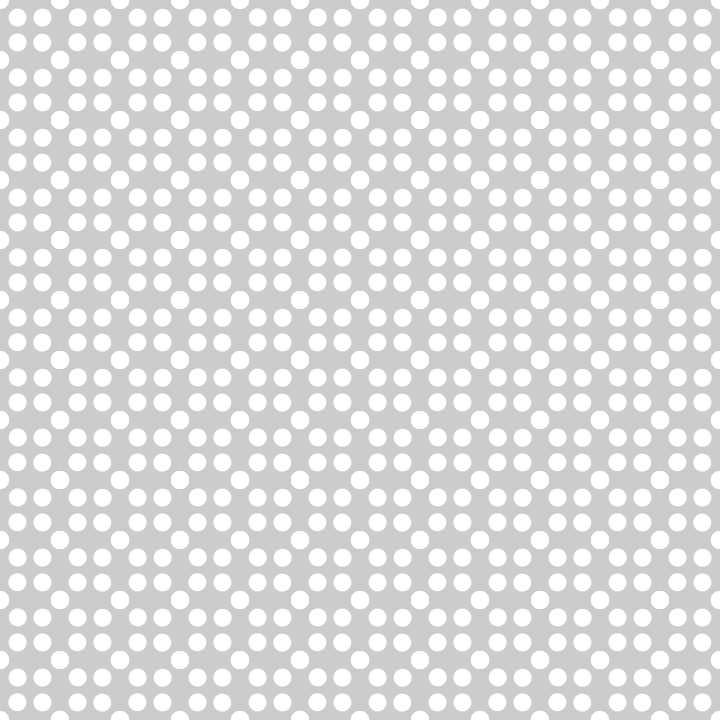
Frame 1 (no input)
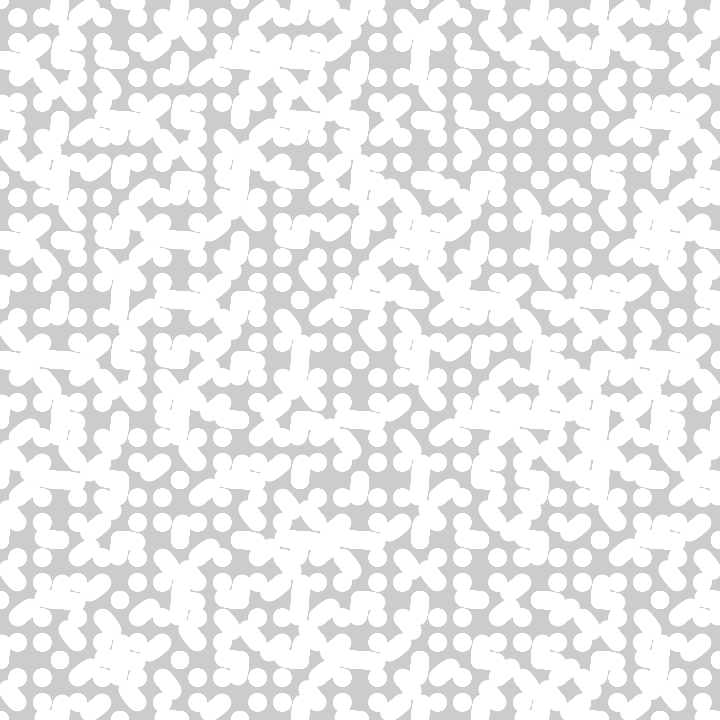
Frame 60 (the mouse pressed at the canvas centre just before this capture)
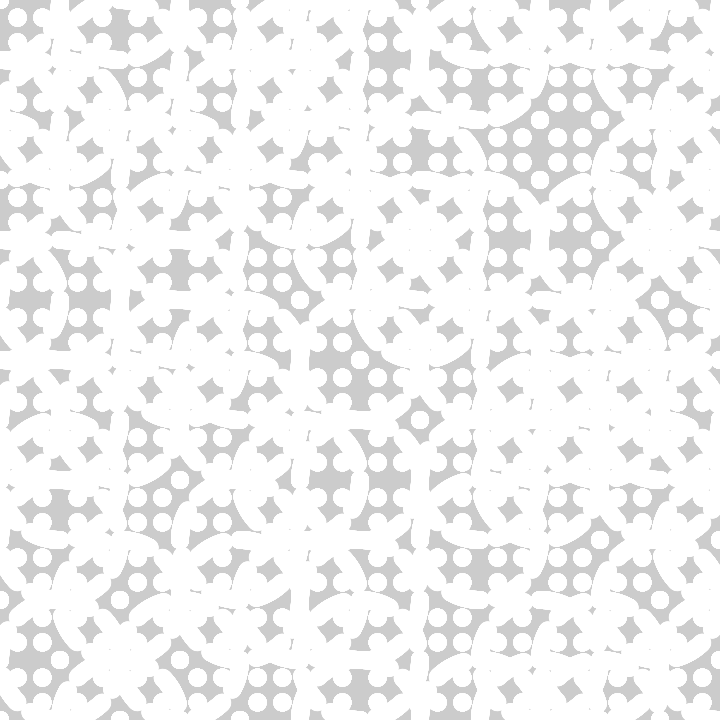
Frame 120 (the mouse held since frame 60 and released just before this capture)

The Processing sketch that drew these frames (run headless with seeded random() and noise(); from frame 60 on, the mouse is pressed at the canvas centre):

// Processing sketch: sketch_7192020_CircularShiftingGrid
// ── sketch_7192020_CircularShiftingGrid.pde
float t,x,y,r,N;
void setup(){size(720,720);noStroke();}
void draw(){clear();t+=.003;
for(y=0;y<780;y+=60)for(x=0;x<780;x+=60)
for(r=0;r<TAU;r+=PI/16){
fill(-1,cos(r*8)*255);
circle(cos(r+(N=noise(x,y,int(t/PI*4))>.5?sin(t*2)*PI/4:0))*60+x,sin(r+N)*60+y,18);}}
